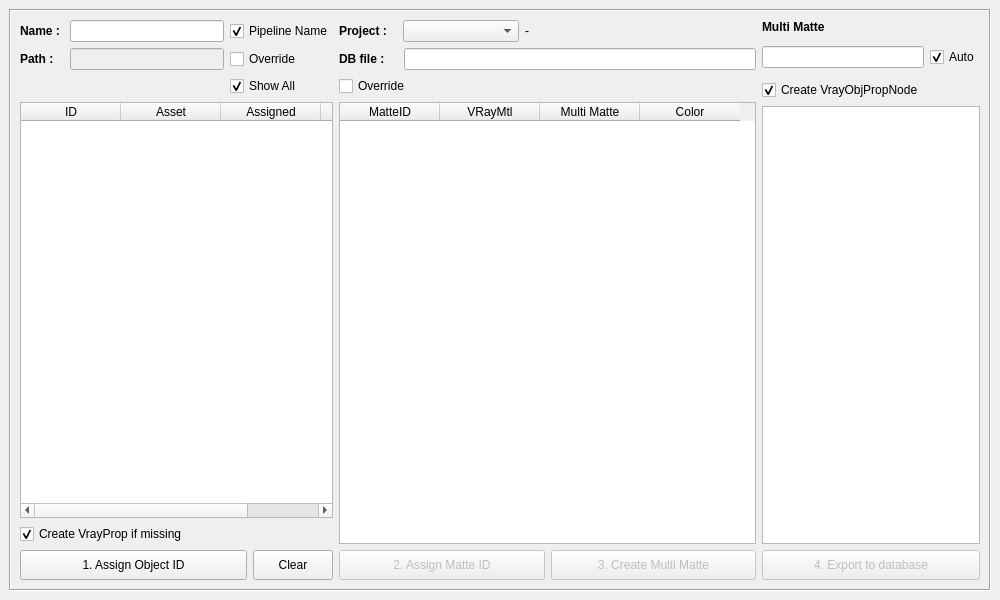
<?xml version="1.0" encoding="UTF-8"?>
<ui version="4.0">
 <class>matteTools</class>
 <widget class="QMainWindow" name="matteTools">
  <property name="geometry">
   <rect>
    <x>0</x>
    <y>0</y>
    <width>1000</width>
    <height>600</height>
   </rect>
  </property>
  <property name="minimumSize">
   <size>
    <width>1000</width>
    <height>600</height>
   </size>
  </property>
  <property name="windowTitle">
   <string>MatteID Manager</string>
  </property>
  <widget class="QWidget" name="centralwidget">
   <layout class="QVBoxLayout" name="verticalLayout">
    <item>
     <widget class="QFrame" name="frame">
      <property name="frameShape">
       <enum>QFrame::Box</enum>
      </property>
      <property name="frameShadow">
       <enum>QFrame::Sunken</enum>
      </property>
      <layout class="QHBoxLayout" name="horizontalLayout_4" stretch="3,4,2">
       <item>
        <layout class="QVBoxLayout" name="verticalLayout_4">
         <item>
          <layout class="QGridLayout" name="gridLayout_4">
           <item row="0" column="0">
            <widget class="QLabel" name="label_2">
             <property name="font">
              <font>
               <weight>75</weight>
               <bold>true</bold>
              </font>
             </property>
             <property name="text">
              <string>Name : </string>
             </property>
            </widget>
           </item>
           <item row="0" column="2">
            <widget class="QCheckBox" name="autoName_checkBox">
             <property name="text">
              <string>Pipeline Name</string>
             </property>
             <property name="checked">
              <bool>true</bool>
             </property>
            </widget>
           </item>
           <item row="0" column="1">
            <widget class="QLineEdit" name="name_lineEdit">
             <property name="text">
              <string/>
             </property>
            </widget>
           </item>
           <item row="1" column="1">
            <widget class="QLineEdit" name="path_lineEdit">
             <property name="enabled">
              <bool>false</bool>
             </property>
            </widget>
           </item>
           <item row="1" column="0">
            <widget class="QLabel" name="label">
             <property name="font">
              <font>
               <weight>75</weight>
               <bold>true</bold>
              </font>
             </property>
             <property name="text">
              <string>Path : </string>
             </property>
            </widget>
           </item>
           <item row="2" column="2">
            <widget class="QCheckBox" name="showAll_checkBox">
             <property name="text">
              <string>Show All</string>
             </property>
             <property name="checked">
              <bool>true</bool>
             </property>
            </widget>
           </item>
           <item row="1" column="2">
            <widget class="QCheckBox" name="override_checkBox">
             <property name="text">
              <string>Override</string>
             </property>
             <property name="checked">
              <bool>false</bool>
             </property>
            </widget>
           </item>
          </layout>
         </item>
         <item>
          <widget class="QTableWidget" name="id_tableWidget">
           <property name="minimumSize">
            <size>
             <width>220</width>
             <height>0</height>
            </size>
           </property>
           <column>
            <property name="text">
             <string>ID</string>
            </property>
           </column>
           <column>
            <property name="text">
             <string>Asset</string>
            </property>
           </column>
           <column>
            <property name="text">
             <string>Assigned</string>
            </property>
           </column>
           <column>
            <property name="text">
             <string>Path</string>
            </property>
           </column>
          </widget>
         </item>
         <item>
          <widget class="QCheckBox" name="vrayProp_checkBox">
           <property name="text">
            <string>Create VrayProp if missing</string>
           </property>
           <property name="checked">
            <bool>true</bool>
           </property>
          </widget>
         </item>
         <item>
          <layout class="QHBoxLayout" name="horizontalLayout_3" stretch="3,1">
           <item>
            <widget class="QPushButton" name="assignObjectID_pushButton">
             <property name="minimumSize">
              <size>
               <width>0</width>
               <height>30</height>
              </size>
             </property>
             <property name="text">
              <string>1. Assign Object ID</string>
             </property>
            </widget>
           </item>
           <item>
            <widget class="QPushButton" name="clearObjectID_pushButton">
             <property name="minimumSize">
              <size>
               <width>0</width>
               <height>30</height>
              </size>
             </property>
             <property name="text">
              <string>Clear</string>
             </property>
            </widget>
           </item>
          </layout>
         </item>
        </layout>
       </item>
       <item>
        <layout class="QVBoxLayout" name="verticalLayout_5">
         <property name="spacing">
          <number>6</number>
         </property>
         <item>
          <layout class="QHBoxLayout" name="horizontalLayout_7" stretch="1,2,4">
           <item>
            <widget class="QLabel" name="label_3">
             <property name="font">
              <font>
               <weight>75</weight>
               <bold>true</bold>
              </font>
             </property>
             <property name="text">
              <string>Project : </string>
             </property>
            </widget>
           </item>
           <item>
            <widget class="QComboBox" name="project_comboBox"/>
           </item>
           <item>
            <widget class="QLabel" name="label_7">
             <property name="text">
              <string>-</string>
             </property>
            </widget>
           </item>
          </layout>
         </item>
         <item>
          <layout class="QHBoxLayout" name="horizontalLayout_8" stretch="1,6">
           <item>
            <widget class="QLabel" name="label_6">
             <property name="font">
              <font>
               <weight>75</weight>
               <bold>true</bold>
              </font>
             </property>
             <property name="text">
              <string>DB file : </string>
             </property>
            </widget>
           </item>
           <item>
            <widget class="QLineEdit" name="dbFile_lineEdit"/>
           </item>
          </layout>
         </item>
         <item>
          <widget class="QCheckBox" name="override2_checkBox">
           <property name="text">
            <string>Override</string>
           </property>
          </widget>
         </item>
         <item>
          <widget class="QTableWidget" name="matteID_tableWidget">
           <column>
            <property name="text">
             <string>MatteID</string>
            </property>
           </column>
           <column>
            <property name="text">
             <string>VRayMtl</string>
            </property>
           </column>
           <column>
            <property name="text">
             <string>Multi Matte</string>
            </property>
           </column>
           <column>
            <property name="text">
             <string>  Color  </string>
            </property>
           </column>
          </widget>
         </item>
         <item>
          <layout class="QHBoxLayout" name="horizontalLayout_2">
           <item>
            <widget class="QPushButton" name="assignMatteID_pushButton">
             <property name="enabled">
              <bool>false</bool>
             </property>
             <property name="minimumSize">
              <size>
               <width>0</width>
               <height>30</height>
              </size>
             </property>
             <property name="text">
              <string>2. Assign Matte ID</string>
             </property>
            </widget>
           </item>
           <item>
            <widget class="QPushButton" name="createMultiMatte_pushButton">
             <property name="enabled">
              <bool>false</bool>
             </property>
             <property name="minimumSize">
              <size>
               <width>0</width>
               <height>30</height>
              </size>
             </property>
             <property name="text">
              <string>3. Create Multi Matte</string>
             </property>
            </widget>
           </item>
          </layout>
         </item>
        </layout>
       </item>
       <item>
        <layout class="QVBoxLayout" name="verticalLayout_6">
         <item>
          <layout class="QGridLayout" name="gridLayout_3">
           <property name="verticalSpacing">
            <number>12</number>
           </property>
           <item row="1" column="0">
            <widget class="QLineEdit" name="multiMatteName_lineEdit">
             <property name="text">
              <string/>
             </property>
            </widget>
           </item>
           <item row="1" column="1">
            <widget class="QCheckBox" name="auto_checkBox">
             <property name="text">
              <string>Auto</string>
             </property>
             <property name="checked">
              <bool>true</bool>
             </property>
            </widget>
           </item>
           <item row="0" column="0">
            <widget class="QLabel" name="label_4">
             <property name="font">
              <font>
               <weight>75</weight>
               <bold>true</bold>
              </font>
             </property>
             <property name="text">
              <string>Multi Matte</string>
             </property>
            </widget>
           </item>
           <item row="2" column="0">
            <widget class="QCheckBox" name="createVrayObjProp_checkBox">
             <property name="text">
              <string>Create VrayObjPropNode</string>
             </property>
             <property name="checked">
              <bool>true</bool>
             </property>
            </widget>
           </item>
          </layout>
         </item>
         <item>
          <widget class="QListWidget" name="multiMatte_listWidget"/>
         </item>
         <item>
          <widget class="QPushButton" name="export_pushButton">
           <property name="enabled">
            <bool>false</bool>
           </property>
           <property name="minimumSize">
            <size>
             <width>0</width>
             <height>30</height>
            </size>
           </property>
           <property name="text">
            <string>4. Export to database</string>
           </property>
          </widget>
         </item>
        </layout>
       </item>
      </layout>
     </widget>
    </item>
   </layout>
  </widget>
  <widget class="QMenuBar" name="menubar">
   <property name="geometry">
    <rect>
     <x>0</x>
     <y>0</y>
     <width>1000</width>
     <height>21</height>
    </rect>
   </property>
  </widget>
 </widget>
 <resources/>
 <connections>
  <connection>
   <sender>override_checkBox</sender>
   <signal>toggled(bool)</signal>
   <receiver>path_lineEdit</receiver>
   <slot>setEnabled(bool)</slot>
   <hints>
    <hint type="sourcelabel">
     <x>251</x>
     <y>78</y>
    </hint>
    <hint type="destinationlabel">
     <x>190</x>
     <y>79</y>
    </hint>
   </hints>
  </connection>
 </connections>
</ui>
